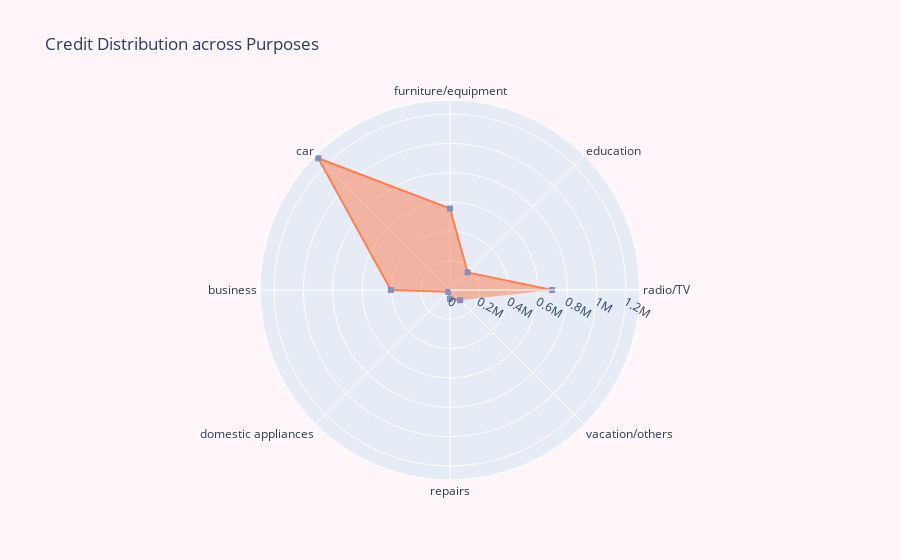

The notebook cell saved with this chart:
### Code cell
radio_tv = np.sum(german[german['Purpose'] == 'radio/TV']['Credit amount'].values)
education = np.sum(german[german['Purpose'] == 'education']['Credit amount'].values)
furniture = np.sum(german[german['Purpose'] == 'furniture/equipment']['Credit amount'].values)
car = np.sum(german[german['Purpose'] == 'car']['Credit amount'].values)
business = np.sum(german[german['Purpose'] == 'business']['Credit amount'].values)
domestic_app = np.sum(german[german['Purpose'] == 'domestic appliances']['Credit amount'].values)
repairs = np.sum(german[german['Purpose'] == 'repairs']['Credit amount'].values)
vacation_others = np.sum(german[german['Purpose'] == 'vacation/others']['Credit amount'].values)

purposes = pd.DataFrame(data=[[radio_tv, education, furniture, car, business, domestic_app, repairs, vacation_others]],
                          columns= german["Purpose"].unique())

data = [                        # Another represantion of credit distribution across purposes as a radar chart(spider chart)
    go.Scatterpolar(
        r = [radio_tv, education, furniture,car, business, domestic_app, repairs, vacation_others],
        theta = german['Purpose'].unique().tolist(),
        line = dict(
            color = "#ff7f50"
        ),
        mode = 'lines+markers',
        fill='toself',
        marker = dict(
            color = '#8090c7',
            symbol='square',
            size=6
        )
    )
]

layout = go.Layout(
    showlegend = False,
    title= "Credit Distribution across Purposes",
    paper_bgcolor = "rgb(255, 245, 250)"
)

fig = dict(data=data, layout=layout)
iplot(fig, filename = 'polar/basic')

### Figure 1 — Plotly figure (JSON) as saved in the notebook; plotly's stock layout.template omitted (floating-point values rounded to 4 significant figures)
{"data": [{"fill": "toself", "line": {"color": "#ff7f50"}, "marker": {"color": "#8090c7", "size": 6, "symbol": "square"}, "mode": "lines+markers", "r": [696543, 169873, 555125, 1269881, 403330, 17976, 60018, 98512], "theta": ["radio/TV", "education", "furniture/equipment", "car", "business", "domestic appliances", "repairs", "vacation/others"], "type": "scatterpolar"}], "layout": {"paper_bgcolor": "rgb(255, 245, 250)", "showlegend": false, "title": {"text": "Credit Distribution across Purposes"}}}
